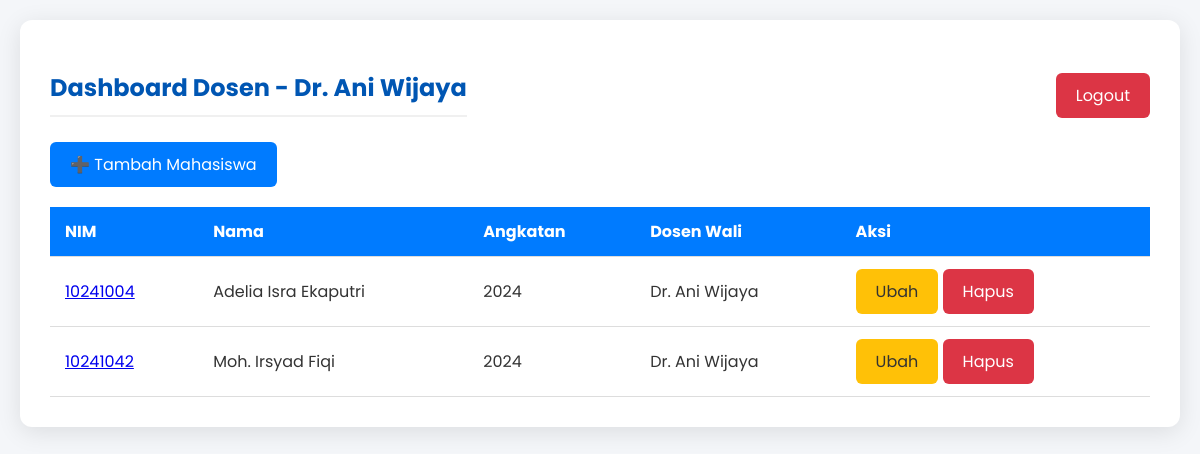
The page /admin_dashboard.php (signed in) on the database its author committed.
### tables this page shows
CREATE TABLE mahasiswa (
    nim VARCHAR(15) PRIMARY KEY,
    nama_mahasiswa VARCHAR(100) NOT NULL,
    angkatan INT NOT NULL,
    email VARCHAR(100) UNIQUE NOT NULL,
    password VARCHAR(255) NOT NULL,  
    nip_dosen_wali VARCHAR(25),
    FOREIGN KEY (nip_dosen_wali) REFERENCES dosen(nip)
);

CREATE TABLE dosen (
    nip VARCHAR(25) PRIMARY KEY,
    nama_dosen VARCHAR(100) NOT NULL,
    email VARCHAR(100) UNIQUE NOT NULL,
    password VARCHAR(255) NOT NULL  
);

### admin_dashboard.php (the view)
<?php session_start(); if(!isset($_SESSION['role']) || $_SESSION['role'] != 'dosen') { header('Location: index.php'); exit(); } require 'config/database.php'; $query = "SELECT m.*, d.nama_dosen FROM mahasiswa m LEFT JOIN dosen d ON m.nip_dosen_wali = d.nip ORDER BY m.nama_mahasiswa ASC"; $result = mysqli_query($koneksi, $query); ?>
<!DOCTYPE html><html lang="id"><head><title>Admin Dashboard</title><link rel="stylesheet" href="assets/style.css"></head>
<body>
    <div class="container">
        <div class="header"><h2>Dashboard Dosen - <?php echo $_SESSION['nama']; ?></h2><a href="logout.php" class="btn btn-danger">Logout</a></div>
        <a href="crud/buat_data.php" class="btn btn-primary">➕ Tambah Mahasiswa</a>
        <table><thead><tr><th>NIM</th><th>Nama</th><th>Angkatan</th><th>Dosen Wali</th><th>Aksi</th></tr></thead>
        <tbody><?php while ($mhs = mysqli_fetch_assoc($result)): ?><tr>
            <td><a href="crud/tampilan_data.php?nim=<?php echo $mhs['nim']; ?>"><?php echo $mhs['nim']; ?></a></td>
            <td><?php echo $mhs['nama_mahasiswa']; ?></td><td><?php echo $mhs['angkatan']; ?></td>
            <td><?php echo $mhs['nama_dosen']; ?></td>
            <td><a href="crud/ubah_data.php?nim=<?php echo $mhs['nim']; ?>" class="btn btn-warning">Ubah</a> <a href="crud/hapus_data.php?nim=<?php echo $mhs['nim']; ?>" class="btn btn-danger">Hapus</a></td>
        </tr><?php endwhile; ?></tbody></table>
    </div>
</body></html>

### assets/style.css (style rules this page uses)
body { font-family: 'Poppins', sans-serif; background-color: #f4f6f9; color: #333; margin: 20px; }
.container { max-width: 1200px; margin: auto; background: #fff; padding: 30px; border-radius: 12px; box-shadow: 0 5px 25px rgba(0,0,0,0.1); }
h2 { color: #0056b3; border-bottom: 2px solid #f0f0f0; padding-bottom: 10px; margin-bottom: 25px; }
table { width: 100%; border-collapse: collapse; margin-top: 20px; }
th, td { padding: 12px 15px; text-align: left; border-bottom: 1px solid #ddd; }
thead th { background-color: #007bff; color: white; }
.btn { display: inline-block; padding: 10px 20px; border: none; border-radius: 6px; color: #fff; text-decoration: none; cursor: pointer; transition: all 0.3s ease; }
.btn-primary { background-color: #007bff; }
.btn-danger { background-color: #dc3545; }
.btn-warning { background-color: #ffc107; color: #333; }
.header { display: flex; justify-content: space-between; align-items: center; }

### rows shown on the page
mahasiswa: nim "10241004", nama_mahasiswa "Adelia Isra Ekaputri", angkatan "2024", nip_dosen_wali.nama_dosen "Dr. Ani Wijaya"
mahasiswa: nim "10241042", nama_mahasiswa "Moh. Irsyad Fiqi", angkatan "2024", nip_dosen_wali.nama_dosen "Dr. Ani Wijaya"

### other values the page prints
$_SESSION['nama'] "Dr. Ani Wijaya"
